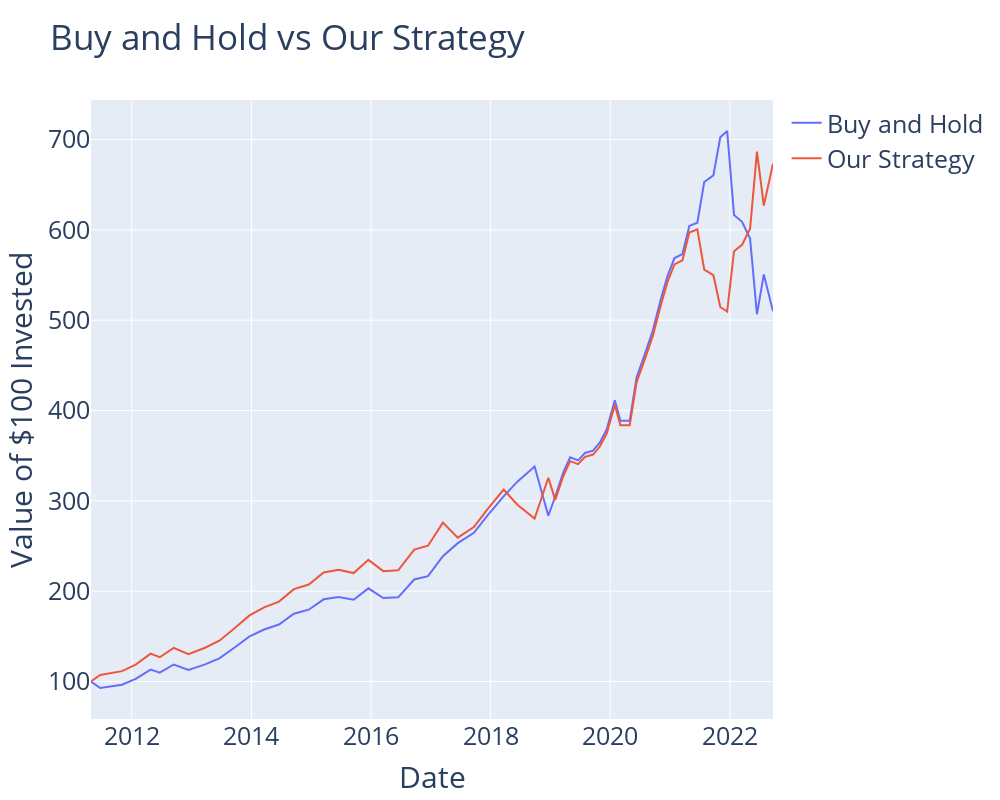

Write notebook code for a chart like this one.
### Code cell
df_merge = pd.merge(df_measure_pc, df_QQQ, left_on="EndDate", right_on="Date", how="left")
df_merge["inter_meeting_period_ret"] = df_merge["Adj Close"].pct_change(1)*100
df_merge["inter_meeting_period_ret"] = df_merge["inter_meeting_period_ret"].shift(-1) 
df_merge = df_merge.dropna()
print(df_merge.shape)

print(df_merge.to_csv("temp.csv", index=False))

var_x = df_merge["our_measure"].tolist()



dates_list = [df_merge["Date"].tolist()[0]]
QQQ_BAH_list = [100.0]
QQQ_LSM_list = [100.0]
for i in range(0, len(var_x)):
    if i+1 == len(var_x):
        dates_list.append(df_measure_pc["EndDate"].tolist()[-1])
    else:
        dates_list.append(df_merge["EndDate"].tolist()[i+1])
    measure_value = df_merge["our_measure"].tolist()[i]
    #rolling_avg = df_measure_pc["SMA"].tolist()[i]
    
    pct_change = df_merge["inter_meeting_period_ret"].tolist()[i]
    
    QQQ_BAH_list.append(QQQ_BAH_list[-1]*(1.0+(pct_change/100.0)))

    if measure_value <= 0.0: 
        QQQ_LSM_list.append(QQQ_LSM_list[-1]*(1.0+(pct_change/100.0)))
    else:
        QQQ_LSM_list.append(QQQ_LSM_list[-1]*(1.0-(pct_change/100.0)))

print(QQQ_BAH_list[-1], QQQ_LSM_list[-1])

fig = go.Figure()

fig.add_trace(go.Scatter(x=dates_list, y=QQQ_BAH_list,
    name="Buy and Hold"       # this sets its legend entry
))


fig.add_trace(go.Scatter(x=dates_list, y=QQQ_LSM_list,
    name="Our Strategy"
))



# Add figure title
fig.update_layout(
    title_text="Buy and Hold vs Our Strategy"
)

# Set x-axis title
fig.update_xaxes(title_text="Date")
# Set y-axes title
fig.update_yaxes(title_text="Value of $100 Invested")

fig.update_layout(
    autosize=False,
    width=1000,
    height=800,
    font=dict(
        size=25,
    ))

fig.show()
